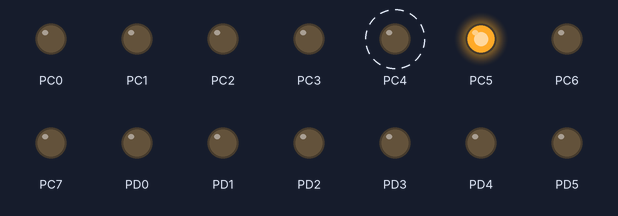
Simulated run of this program. Board: ATmega328P, built with avr-gcc and emulated at 16 MHz. On the bench: output pins drawn as LEDs (lit = HIGH). Dashed ring = blinking.

Above: at 0.5 s.
Timing chart, 0 to 3.0 s (numbered marks = the images above):
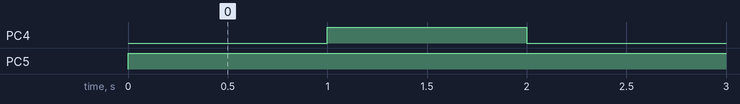

The program:

main.c
```c
#define F_CPU 16000000UL
#include <avr/io.h>
#include <util/delay.h>

int main(void){
	DDRC=0xFF;
	DDRD=0xFF;
	while(1){
		PORTD |= (1<<6);  // Enable on
		PORTC &= ~(1<<4);
		PORTC |= (1<<5);
		_delay_ms(1000);
		//PORTD &= ~ (1<<6); //Off
		PORTC |= (1<<4);
		PORTC |= (1<<5);
		_delay_ms(1000);//

	}
}
```

Measured:
- by itself, PC4: alternates HIGH for 1.0 s and LOW for 1.0 s
- by itself, PC5: LOW → HIGH at 0.00 s
